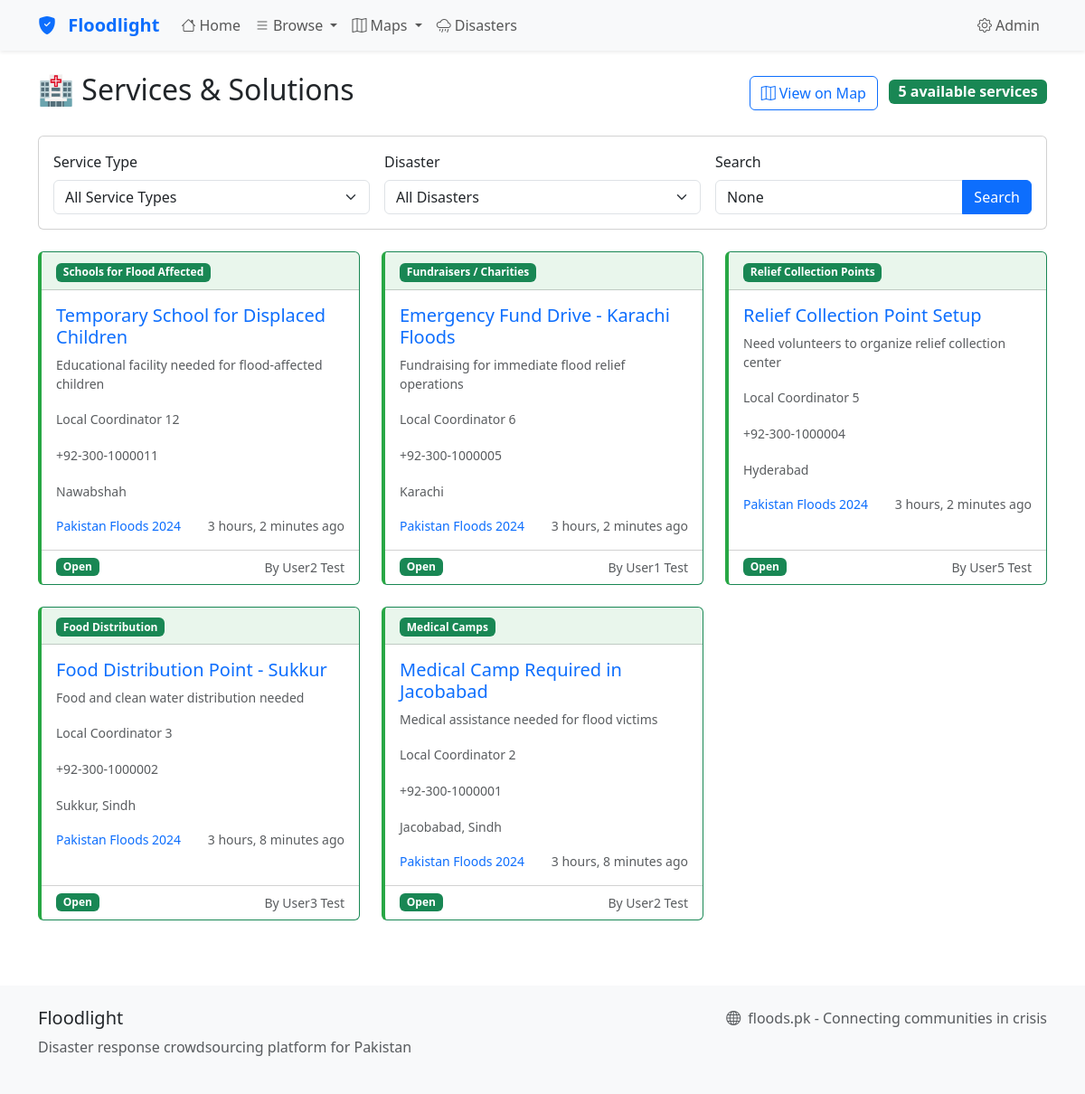
Page /services/ on the committed database.
### app/models.py (models this page shows, shortened)
class Need(models.Model):
    STATUS_CHOICES = [
        ('open', 'Open'),
        ('in_progress', 'In Progress'),
        ('resolved', 'Resolved'),
        ('verified', 'Verified'),
        ('closed', 'Closed'),
        ('reopened', 'Reopened'),
    ]
    disaster = models.ForeignKey(Disaster, on_delete=models.CASCADE, related_name='needs')
    category = models.ForeignKey(Category, on_delete=models.SET_NULL, null=True)
    title = models.CharField(max_length=200)
    description = models.TextField()
    location = models.CharField(max_length=255, blank=True)
    latitude = models.DecimalField(max_digits=9, decimal_places=6, null=True, blank=True)
    longitude = models.DecimalField(max_digits=9, decimal_places=6, null=True, blank=True)
    city = models.CharField(max_length=100, blank=True)
    contact_person = models.CharField(max_length=100, blank=True)
    contact_phone = models.CharField(max_length=20, blank=True)
    status = models.CharField(max_length=15, choices=STATUS_CHOICES, default='open')
    priority = models.CharField(max_length=10, choices=[
        ('low', 'Low'),
        ('medium', 'Medium'),
        ('high', 'High'),
        ('urgent', 'Urgent')
    ], default='medium')
    reported_by = models.ForeignKey('auth.User', on_delete=models.SET_NULL, null=True, blank=True)
    assigned_to = models.ForeignKey('auth.User', on_delete=models.SET_NULL, null=True, blank=True, related_name='assigned_needs')
    is_verified = models.BooleanField(default=False, help_text="Has this need been verified by a trusted source")
    verified_by = models.ForeignKey('auth.User', on_delete=models.SET_NULL, null=True, blank=True,
                                  related_name='verified_needs', help_text="User who verified this need")
    verified_at = models.DateTimeField(null=True, blank=True, help_text="When this need was verified")
    verification_notes = models.TextField(blank=True, help_text="Notes from the verification process")
    flag_count = models.PositiveIntegerField(default=0, help_text="Number of times this need has been reported")
    is_flagged = models.BooleanField(default=False, help_text="Is this need under review due to reports")
    created_at = models.DateTimeField(auto_now_add=True)
    updated_at = models.DateTimeField(auto_now=True)
    resolved_at = models.DateTimeField(null=True, blank=True)
    class Meta:
        ordering = ['-created_at']

class Category(models.Model):
    CATEGORY_TYPES = [
        ('problem', 'Problem/Issue'),
        ('service', 'Service/Solution'),
        ('information', 'Information/Data'),
    ]
    name = models.CharField(max_length=100, unique=True)
    description = models.TextField(blank=True)
    category_type = models.CharField(max_length=20, choices=CATEGORY_TYPES, default='problem')
    icon = models.CharField(max_length=50, blank=True, help_text="CSS icon class or emoji")
    class Meta:
        verbose_name_plural = "Categories"
        ordering = ['category_type', 'name']

class Disaster(models.Model):
    SEVERITY_CHOICES = [
        ('low', 'Low'),
        ('medium', 'Medium'),
        ('high', 'High'),
        ('critical', 'Critical'),
    ]
    name = models.CharField(max_length=200)
    slug = models.SlugField(max_length=100, unique=True)
    description = models.TextField(blank=True)
    affected_areas = models.TextField(help_text="Geographic areas affected by this disaster")
    severity = models.CharField(max_length=20, choices=SEVERITY_CHOICES, default='medium')
    start_date = models.DateField()
    end_date = models.DateField(null=True, blank=True)
    created_by = models.ForeignKey('auth.User', on_delete=models.SET_NULL, null=True, blank=True)
    created_at = models.DateTimeField(auto_now_add=True)
    updated_at = models.DateTimeField(auto_now=True)
    class Meta:
        ordering = ['-start_date']

### app/views.py (the view)
# urls.py: path('services/', views.services_list, name='services_list'),
def services_list(request):
    services = Need.objects.filter(
        status='open',
        category__category_type='service'
    ).select_related('category', 'disaster', 'reported_by')
    category_id = request.GET.get('category')
    if category_id:
        services = services.filter(category_id=category_id)
    disaster_id = request.GET.get('disaster')
    if disaster_id:
        services = services.filter(disaster_id=disaster_id)
    search_query = request.GET.get('search')
    if search_query:
        services = services.filter(
            Q(title__icontains=search_query) |
            Q(description__icontains=search_query) |
            Q(location__icontains=search_query)
        )
    paginator = Paginator(services.order_by('-created_at'), 12)
    page_number = request.GET.get('page')
    services_page = paginator.get_page(page_number)
    context = {
        'services': services_page,
        'categories': Category.objects.filter(category_type='service'),
        'disasters': Disaster.objects.filter(end_date__isnull=True),
        'current_category': category_id,
        'current_disaster': disaster_id,
        'search_query': search_query,
    }
    return render(request, 'app/services_list.html', context)

### app/templates/app/services_list.html (shortened to what this page needs)
{% extends 'app/base.html' %}
{% block content %}
<div class="container mt-4">
    <div class="row">
        <div class="col-12">
            <div class="d-flex justify-content-between align-items-center mb-4">
                <h1 class="h2">🏥 Services & Solutions</h1>
                <div>
                    <a href="{% url 'app:map_view' %}?type=service" class="btn btn-outline-primary me-2">
                        <i class="bi bi-map me-1"></i>View on Map
                    </a>
                    <span class="badge bg-success fs-6">{{ services.paginator.count }} available services</span>
                </div>
            </div>
            <div class="card mb-4">
                <div class="card-body">
                    <form method="get" class="row g-3">
                        <div class="col-md-4">
                            <label for="category" class="form-label">Service Type</label>
                            <select name="category" id="category" class="form-select">
                                <option value="">All Service Types</option>
                            </select>
                        </div>
                        <div class="col-md-4">
                            <label for="disaster" class="form-label">Disaster</label>
                            <select name="disaster" id="disaster" class="form-select">
                                <option value="">All Disasters</option>
                            </select>
                        </div>
                        <div class="col-md-4">
                            <label for="search" class="form-label">Search</label>
                            <div class="input-group">
                                <input type="text" name="search" id="search" class="form-control"
                                       placeholder="Search services..." value="{{ search_query }}">
                                <button type="submit" class="btn btn-primary">Search</button>
                            </div>
                        </div>
                    </form>
                </div>
            </div>
            <div class="row">
                {% for service in services %}
                <div class="col-lg-6 col-xl-4 mb-4">
                    <div class="card h-100 border-success">
                        <div class="card-header d-flex justify-content-between align-items-center bg-light-success">
                            <div>
                                <span class="badge bg-success">{{ service.category.name }}</span>
                            </div>
                        </div>
                        <div class="card-body">
                            <h5 class="card-title">
                                <a href="{% url 'app:need_detail' service.id %}" class="text-decoration-none">
                                    {{ service.title }}
                                </a>
                            </h5>
                            <p class="card-text text-muted small">
                                {{ service.description|truncatewords:15 }}
                            </p>
                            {% if service.contact_person %}
                            <p class="card-text">
                                <small class="text-muted">
                                     {{ service.contact_person }}
                                </small>
                            </p>
                            {% endif %}
                            {% if service.contact_phone %}
                            <p class="card-text">
                                <small class="text-muted">
                                     {{ service.contact_phone }}
                                </small>
                            </p>
                            {% endif %}
                            {% if service.location %}
                            <p class="card-text">
                                <small class="text-muted">
                                     {{ service.location }}
                                </small>
                            </p>
                            {% endif %}
                            <div class="d-flex justify-content-between align-items-center">
                                <small class="text-muted">
                                    <a href="{% url 'app:disaster_detail' service.disaster.slug %}" class="text-decoration-none">
                                        {{ service.disaster.name }}
                                    </a>
                                </small>
                                <small class="text-muted">{{ service.created_at|timesince }} ago</small>
                            </div>
                        </div>
                        <div class="card-footer bg-transparent">
                            <div class="d-flex justify-content-between align-items-center">
                                <span class="badge bg-{{ service.status|yesno:'success,warning,danger' }}">
                                    {{ service.get_status_display }}
                                </span>
                                {% if service.reported_by %}
                                <small class="text-muted">
                                    By {{ service.reported_by.get_full_name|default:service.reported_by.username }}
                                </small>
                                {% endif %}
                            </div>
                        </div>
                    </div>
                </div>
                {% endfor %}
            </div>
        </div>
    </div>
</div>
{% endblock %}

### app/templates/app/services_list.html (style rules this page uses)
.bg-light-success { background-color: rgba(40, 167, 69, 0.1) !important; }
.border-success { border-left: 4px solid #28a745 !important; }

### rows in the picture
Need: category.name "Schools for Flood Affected", title "Temporary School for Displaced Children", description "Educational facility needed for flood-affected children", contact_person "Local Coordinator 12", contact_phone "+92-300-1000011", location "Nawabshah", disaster.name "Pakistan Floods 2024", created_at "3 hours, 2 minutes", status "Open", reported_by.get_full_name "User2 Test"
Need: category.name "Fundraisers / Charities", title "Emergency Fund Drive - Karachi Floods", description "Fundraising for immediate flood relief operations", contact_person "Local Coordinator 6", contact_phone "+92-300-1000005", location "Karachi", disaster.name "Pakistan Floods 2024", created_at "3 hours, 2 minutes", status "Open", reported_by.get_full_name "User1 Test"
Need: category.name "Relief Collection Points", title "Relief Collection Point Setup", description "Need volunteers to organize relief collection center", contact_person "Local Coordinator 5", contact_phone "+92-300-1000004", location "Hyderabad", disaster.name "Pakistan Floods 2024", created_at "3 hours, 2 minutes", status "Open", reported_by.get_full_name "User5 Test"
Need: category.name "Food Distribution", title "Food Distribution Point - Sukkur", description "Food and clean water distribution needed", contact_person "Local Coordinator 3", contact_phone "+92-300-1000002", location "Sukkur, Sindh", disaster.name "Pakistan Floods 2024", created_at "3 hours, 8 minutes", status "Open", reported_by.get_full_name "User3 Test"
Need: category.name "Medical Camps", title "Medical Camp Required in Jacobabad", description "Medical assistance needed for flood victims", contact_person "Local Coordinator 2", contact_phone "+92-300-1000001", location "Jacobabad, Sindh", disaster.name "Pakistan Floods 2024", created_at "3 hours, 8 minutes", status "Open", reported_by.get_full_name "User2 Test"

### other values in the picture
{{ services.paginator.count }} "5"
